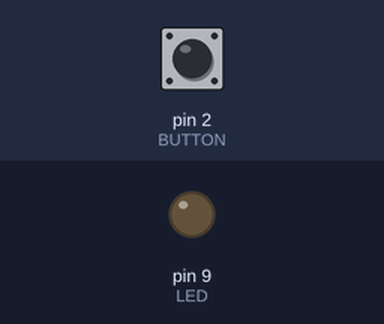
Simulated run of this sketch. Board: Arduino Uno, built with avr-gcc and run on an emulated ATmega328P. Shown: output pins drawn as LEDs (lit = HIGH). Inputs (shaded band) come from the test bench; at power-on: pin 2 (BUTTON) LOW.

Above: at 1.2 s.
1.3 s: pin 2 (BUTTON) pulled HIGH for 0.15 s
At 2.5 s:
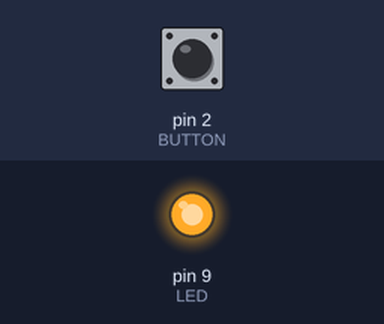
2.9 s: pin 2 (BUTTON) pulled HIGH for 1 s
At 3.9 s:
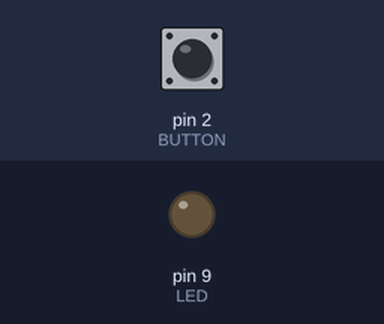
5.4 s: pin 2 (BUTTON) pulled HIGH for 3.2 s
At 5.8 s:
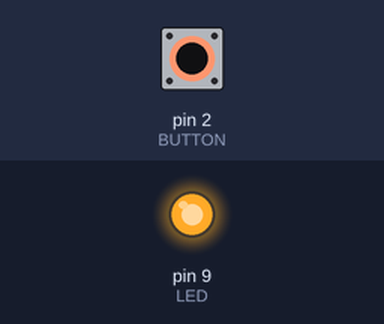
Timing chart, 0 to 8.4 s (numbered marks = the images above; inputs shaded):
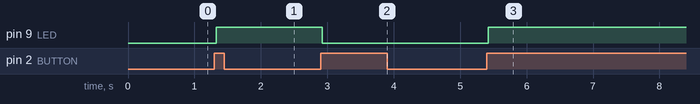

The sketch:

DoubleClick.ino
```cpp
// Global Definitions

// Pins
#define BUTTON  2
#define LED     9

//Logic
#define OFF     0
#define ON      1

// Global variables
int ledState = OFF;
int buttonState = OFF;             // Previous button state AFTER transition is detected
int buttonPreviousState = OFF;     // Prevoius button state BEFORE and WHILE transition is detected

unsigned long timeDebounceStart  = 0;
const unsigned long timeDebounceDelay = 25;
const unsigned int timeDoubleClickDelay = 500;
unsigned long timeStartFirstButtonClick = 0;
unsigned long timeStartSecondButtonClick = 0;
boolean doubleClickFlag = OFF;

int clickCount = 0;

void setup() {
    pinMode(BUTTON, INPUT);
    pinMode(LED, OUTPUT);
    digitalWrite(LED, ledState);
}

void loop() {
    int buttonNow = digitalRead(BUTTON);
    if (buttonNow != buttonPreviousState) {
        timeDebounceStart = millis();
    }
    if ((millis() - timeDebounceStart) > timeDebounceDelay) {
        if (buttonNow != buttonState) {
            buttonState = digitalRead(BUTTON);      // Read butotn again to re-check state after debounce period.
            if (buttonState == ON) {
                // Button is ON logic
                doubleClickFlag = OFF;
                if (clickCount == 1)
                {
                    if ((millis() - timeStartFirstButtonClick) <= timeDoubleClickDelay)
                        doubleClickFlag = ON;
                    clickCount = 0;
                    timeStartFirstButtonClick = 0;
                    timeStartSecondButtonClick = 0;
                }
                if (clickCount == 0)
                {
                    timeStartFirstButtonClick = millis();
                    clickCount++;
                }
                // SINGLE-CLICK HANDLER GOES HERE
                ledState = !ledState;
                digitalWrite(LED, ledState);
            }
            else {
                // BUTTON RELEASE HANDLER GOES HERE
            }
        }
        if (doubleClickFlag)
        {
            // DOUBLE-CLICK HANDLER GOES IN HERE
            ledState = !ledState;
            digitalWrite(LED, ledState);
            delay(100);
        }

    }
    buttonPreviousState = buttonNow;
}
```

Measured:
- after the input at 1.3 s, pin 9 (LED): LOW → HIGH at once
- after the input at 2.9 s, pin 9 (LED): HIGH → LOW at once
- after the input at 5.4 s, pin 9 (LED): LOW → HIGH at once
